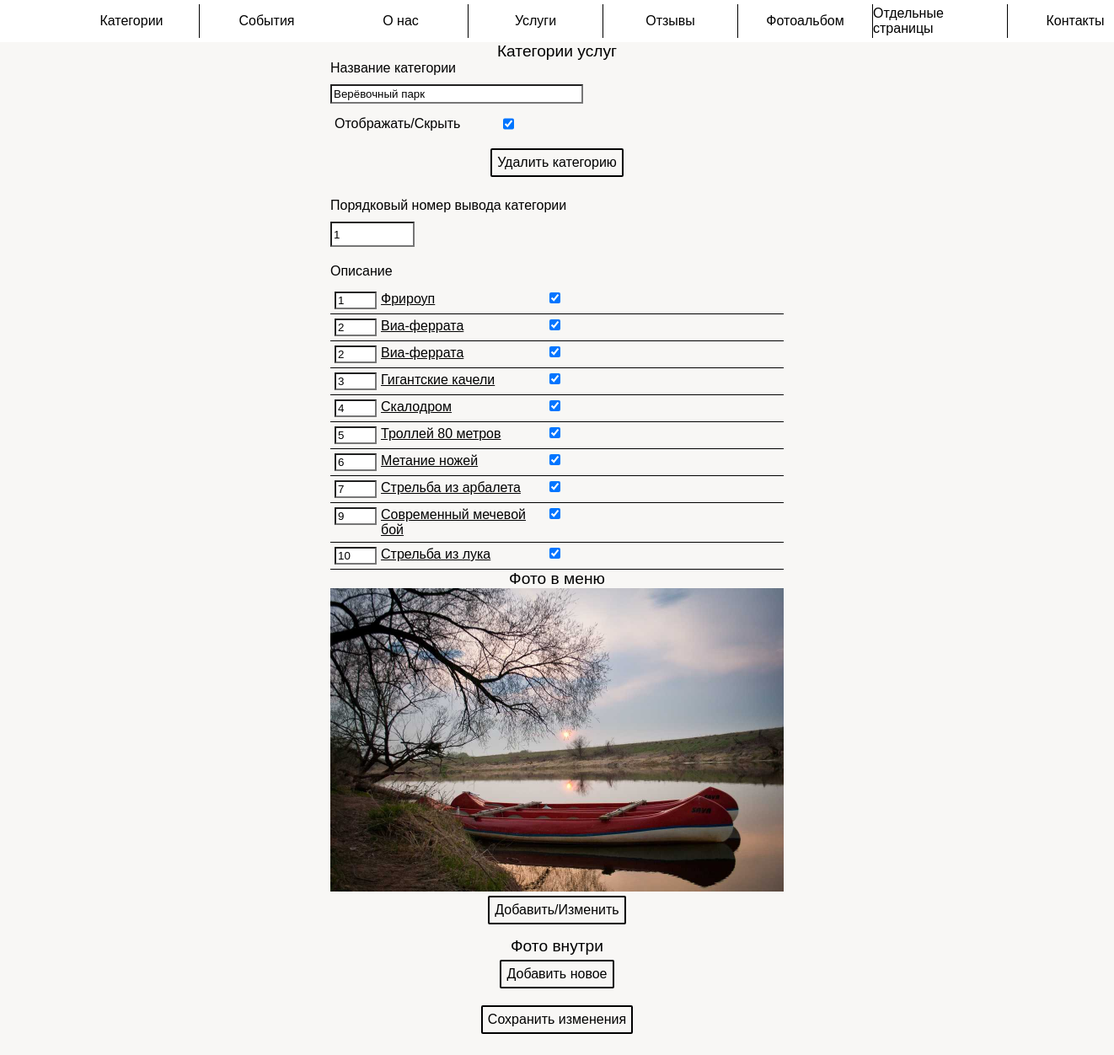
The app's page /admin_panel/category_change?category_id=1 (signed in) with its own data.
### app/models.py (models this page shows, shortened)
class Category(db.Model):
    id = db.Column(db.Integer, primary_key=True, index=True, unique=True)
    name = db.Column(db.String(128))
    description = db.Column(db.Text)
    status = db.Column(db.BOOLEAN())  # отображение клиентам
    services = db.relationship('ServiceCategory', backref='category', lazy='dynamic')
    number = db.Column(db.Integer, index=True, default=30)
    types = db.relationship('CategoryType', backref='category', lazy='dynamic')

class ServiceCategory(db.Model):
    id = db.Column(db.Integer, primary_key=True, index=True, unique=True)
    service_id = db.Column(db.ForeignKey('service.id'))
    category_id = db.Column(db.ForeignKey('category.id'))
    number = db.Column(db.Integer, default=500)  # порядковый номер

class Service(db.Model):
    id = db.Column(db.Integer, primary_key=True, index=True, unique=True)
    name = db.Column(db.String(128))
    short_description = db.Column(db.String(512))  # краткое описание
    description = db.Column(db.Text)  # полное описание
    status = db.Column(db.BOOLEAN())  # отображение клиентам
    next = db.Column(db.BOOLEAN())   # есть ли переход на дальнейшую страницу
    categories = db.relationship('ServiceCategory', backref='service', lazy='dynamic')
    price = db.Column(db.String(8))
    time = db.Column(db.String(128))

### app/admin_panel/routes.py (the view, shortened to what this page needs)
@bp.route('/category_change', methods=['GET', 'POST'])
@login_required
def category_change():
    base_number = 1
    category_id = request.args.get('category_id')
    category = Category.query.filter_by(id=category_id).first()
    services = category.services.order_by(ServiceCategory.number).all()
    numbers = []  # хранит порядковые номера услуг
    try:
        files = listdir('app/static/images/category/{}'.format(category_id))
    except:
        files = []
    for element in services:
        numbers.append(element.number)
    services = category.services.order_by(ServiceCategory.number).all()
    return render_template('admin_panel/category.html', title='{}'.format(category.name),
                           category=category, services=services, numbers=numbers, files=files)

### app/admin_panel/routes.py (called while the page is built)
@bp.after_request
def add_header(r):
    r.headers["Cache-Control"] = "no-cache, no-store, must-revalidate"
    r.headers["Pragma"] = "no-cache"
    r.headers["Expires"] = "1"
    r.headers['Cache-Control'] = 'public, max-age=0'
    return r

### app/models.py (called while the page is built)
@login.user_loader
def load_user(id):
    return Admin.query.get(int(id))

### app/templates/admin_panel/category.html (shortened to what this page needs)
{% extends "admin_panel/base.html" %}
{% block app_content %}
    <link rel="stylesheet" href="{{ url_for('static', filename='admin_panel/category.css') }}">
    <link rel="stylesheet" href="{{ url_for('static', filename='slider.css') }}">
    <link rel="stylesheet" href="{{ url_for('static', filename='event/event.css') }}">
    {% set title = ckeditor %}
    <div class="title">Категории услуг</div>
    <div class="grid_panel">
        <div class="grid_block partners_map">
            <form method="POST" enctype="multipart/form-data"
                  action="{{ url_for('admin_panel.category_change') }}?category_id={{ category.id }}">
                <div class="grid_service">
                    <label for="title">Название категории</label>
                    <input type="text" name="title" id="title"
                           class="category_name" value="{{ category.name if category.name }}">
                    <div style="text-align: left;">
                        <div class="grid_checkbox">
                            <label for="checkbox_1" style="text-align: left;">Отображать/Скрыть</label>
                            <input style="margin-left: 0;" type="checkbox" id="checkbox_1" class="checkbox"
                                   name="mycheckbox" value="1" {{ "checked" if
                        category.status else "" }}/>
                        </div>
                    </div>
                    <div class="input__wrapper">
                        <label for="delete_category" class="input__file_button">
                            <span class="input__file_button_text_2">Удалить категорию</span>
                        </label>
                    </div>
                    <label for="weight">Порядковый номер вывода категории</label>
                    <input type="text" name="weight" id="weight" class="little_input"
                           value="{{ category.number if category.number else " 30" }}">
                    <label for="input_desc">Описание</label>
                </div>
                {% set i = namespace(a=0) %}
                {% for element in services %}
                    <div class="grid_element">
                        {% set service = element.service %}
                        <div class="grid_checkbox_2">
                            <div>
                                <label>
                                    <input class="service_number" type="number" min="0"
                                           name="service_number_{{ service.id }}" value="{{ numbers[i.a] }}">
                                </label>
                            </div>
                            <a href="{{ url_for('admin_panel.service_test') }}?service_id={{ service.id }}"
                               class="service_name">{{ service.name if service.name }}</a>
                            <div>
                                <input type="checkbox" class="checkbox" name="service_checkbox_{{ service.id }}"
                                       id="checkbox_{{ service.id }}"
                                       value="1" {{ "checked" if service.status else "" }}/>
                            </div>
                        </div>
                    </div>
                    {% set i.a = i.a + 1 %}
                {% endfor %}
                <div>
                    <div class="title">Фото в меню</div>
                    <div class="grid_block_photo">
                        <div><img
                                src="{{ url_for('static',filename='/images/category/preview/' + category.id|string  + '.jpg') }}"
                                alt="" class="image"></div>
                        <div class="input__wrapper">
                            <label for="add_preview" class="input__file_button">
                                <span class="input__file_button_text_2">Добавить/Изменить</span>
                            </label>
                        </div>
                    </div>
                    <div class="title">Фото внутри</div>
                    <div class="grid_block_photo">
                        <div class="input__wrapper">
                            <label for="blank_file" class="input__file_button">
                                <span class="input__file_button_text_2">Добавить новое</span>
                            </label>
                        </div>
                    </div>
                </div>
                <div class="input__wrapper">
                    <label for="Submit" class="input__file_button">
                        <span class="input__file_button_text_2">Сохранить изменения</span>
                    </label>
                </div>
            </form>
        </div>
    </div>
{% endblock %}

### app/static/main/main.css (style rules this page uses)
:root { --background-color: rgba(169, 191, 239, 0.15); --primary-color: #ffa300; --primary-font-size: 16px; --primary-font-family: Arial, sans-serif; --primary-content-width: 960px; --primary-content-height: 100px; --modal_window_time: none; --vw: none; --vh: none; }
html { box-sizing: border-box; -webkit-tap-highlight-color: rgba(0, 0, 0, 0); height: 100vh; }
*, *:before, *:after { box-sizing: inherit; }
* { appearance: none; -webkit-appearance: none; font-family: var(--primary-font-family); }
body { margin: 0; -webkit-text-size-adjust: none; background-color: rgba(209, 207, 188, 0.15); height: 100vh; }
img { user-select: none; }

### app/static/admin_panel.css (style rules this page uses)
.title { text-align: center; font-size: calc(var(--primary-font-size) * 1.2); }
.grid_panel { display: grid; grid-template-columns: min(95%, 960px); justify-content: center; }
.grid_block { display: grid; grid-template-columns: 100%; min-height: 100px; justify-items: center; align-items: center; }
.grid_block_photo { display: grid; grid-template-columns: 1fr; align-self: center; justify-content: center; }
.input__wrapper { display: flex; align-items: center; justify-content: center; margin: 5px 0 5px 0; }
.checkbox { -webkit-appearance: checkbox; margin: 0 auto; }
.grid_service { display: grid; grid-row-gap: 10px; margin-bottom: 10px; text-align: center; }
.grid_service > label { text-align: left; }
.category_name { display: flex; align-content: center; width: min(300px, 95%); padding: 2px; }
.little_input { display: flex; align-content: center; margin-bottom: 10px; width: 100px; height: 30px; }
.image { position: relative; object-fit: cover; height: clamp(200px, 45vh, 800px); width: 100%; display: flex; align-items: center; justify-content: center; }
.input__file_button { min-width: 80px; max-width: 200px; text-decoration: none; color: black; padding: 6px; border: 2px solid; border-radius: 2px; margin-bottom: 10px; text-align: center; }
.partners_map { border-radius: 5px; margin-bottom: 10px; }
.grid_element { display: block; grid-row-gap: 10px; border-bottom: 1px solid; }
.grid_checkbox { display: grid; grid-template-columns: 200px 1fr; padding: 5px; margin: auto; }
.grid_checkbox_2 { display: grid; grid-template-columns: 55px 200px 1fr; padding: 5px; margin: auto; }
.grid_checkbox > a, .grid_checkbox_2 > a { color: black; }
.service_name { font-size: var(--primary-font-size); }
.service_number { max-width: 50px; }

### app/static/slider.css (style rules this page uses)
:root { --primary-width: calc(100% / 1); --primary-flex: 0 0 calc(100% / 1); }

### records on screen
Category: title "Верёвочный парк", weight "1"
ServiceCategory: numbers "1"
Service: name "Фрироуп"
ServiceCategory: numbers "2"
Service: name "Виа-феррата"
ServiceCategory: numbers "2"
Service: name "Виа-феррата"
ServiceCategory: numbers "3"
Service: name "Гигантские качели"
ServiceCategory: numbers "4"
Service: name "Скалодром"
ServiceCategory: numbers "5"
Service: name "Троллей 80 метров"
ServiceCategory: numbers "6"
Service: name "Метание ножей"
ServiceCategory: numbers "7"
Service: name "Стрельба из арбалета"
ServiceCategory: numbers "9"
Service: name "Современный мечевой бой"
ServiceCategory: numbers "10"
Service: name "Стрельба из лука"
